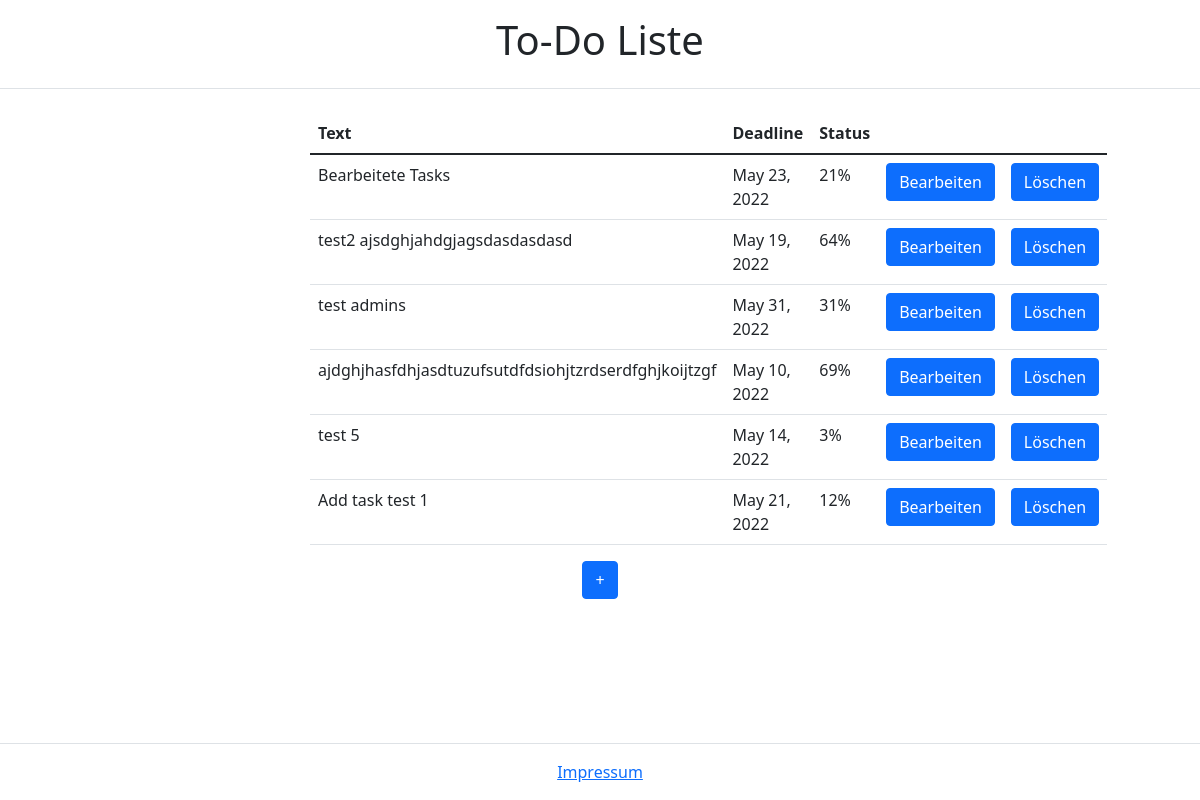
The app's page /, older data.
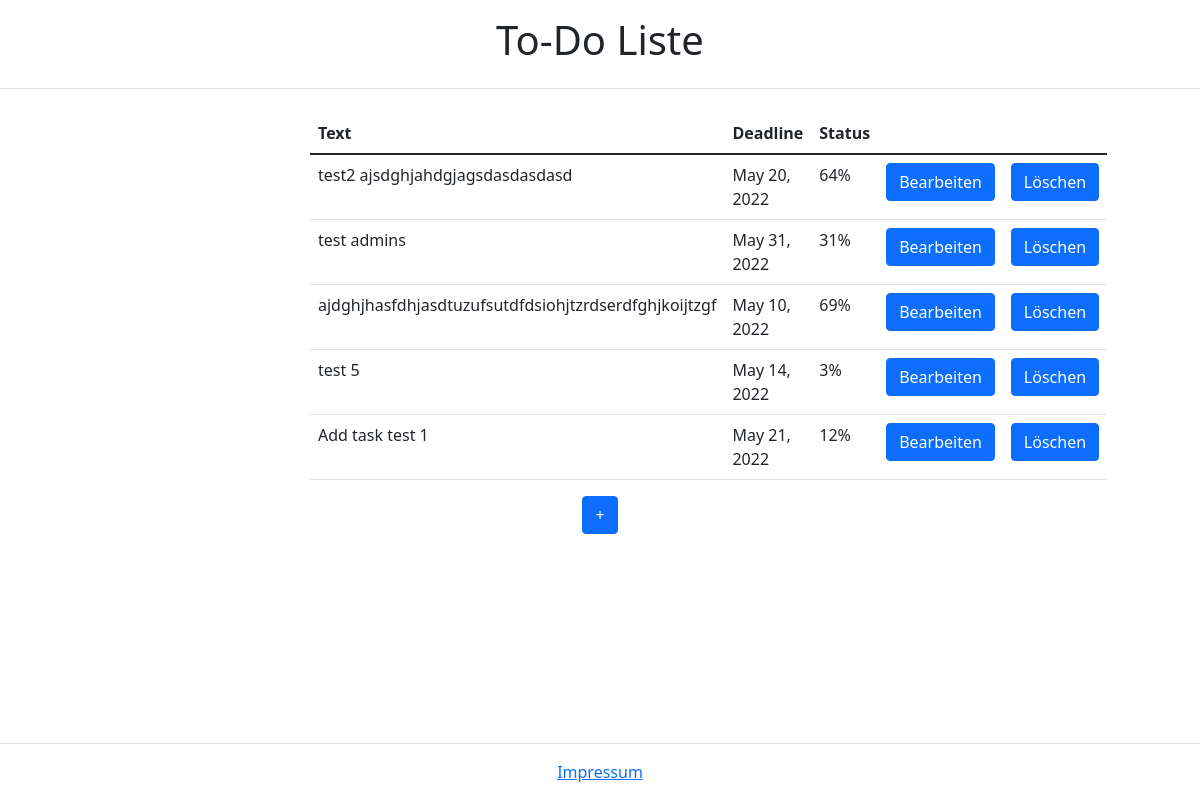
The same page, newer data.
### tasks/models.py (models this page shows, shortened)
class Task(models.Model):
    task_text = models.CharField(max_length=160)
    deadline = models.DateField("Date")
    progress = models.IntegerField(default=0)

### tasks/views.py (the view)
# urls.py: path('', views.index, name='index'),
def index(request):
    if request.method == 'POST':
        Task.objects.get(id=request.POST.get('deleteId')).delete()
        list_of_tasks= Task.objects.all()
        context = {'list_of_tasks':list_of_tasks}
    if request.method == 'GET':
        list_of_tasks= Task.objects.all()
        context = {'list_of_tasks':list_of_tasks}
    return render(request, 'index.html', context)

### tasks/templates/index.html (shortened to what this page needs)
<!DOCTYPE html>
<html>
<head>
  <link href="https://cdn.jsdelivr.net/npm/bootstrap@5.1.3/dist/css/bootstrap.min.css" rel="stylesheet"
>
</head>
<body>
  <div class="text-center border-bottom p-3">
    <a href="{% url 'index' %}" class="text-decoration-none text text-dark">
      <h1>To-Do Liste</h1>
    </a>
  </div>
  <div class="row justify-content-center px-2 pt-4">
    <div class="col-12 col-md-6 col-sm-8">
      <table class="table">
        <thead>
          <tr>
            <th scope="col">Text</th>
            <th scope="col">Deadline</th>
            <th scope="col">Status</th>
            <th scope="col"></th>
            <th scope="col"></th>
          </tr>
        </thead>
        <tbody>
            {% if list_of_tasks %}
            {% for task in list_of_tasks %}
          <tr>
            <td>{{task.task_text}}</td>
            <td>{{task.deadline}}</td>
            <td>{{task.progress}}%</td>
            <td><a class="btn btn-primary" href="{% url 'edit' id=task.id  %}" role="button">Bearbeiten</a></td>
            <td>
              <form action="{% url 'index' %}" method="post">
                <button type="submit" class="btn btn-primary" name="deleteId" value={{task.id}}>Löschen</button>
              </form>
              </td>
          </tr>
            {% endfor %}
            {% endif %}
        </tbody>
      </table>
    </div>
  </div>
  <div>
    <div class=" text-center mx-auto pb-5 mb-5">
      <a class="btn btn-primary" href="{% url 'add'%}" role="button">+</a>
    </div>
    <div class="text-center border-top p-3 fixed-bottom bg-white">
      <a href="{% url 'imprint'%}">Impressum</a>
    </div>
  </div>
</body>
</html>

Row changes from the older to the newer data that the page shows:
removed Task: task_text "Bearbeitete Tasks", deadline "May 23, 2022", progress "21", {{ task.id }} 1 (drawn)
changed Task "test2 ajsdghjahdgjagsdasdasdasd": deadline "May 19, 2022" → "May 20, 2022"
